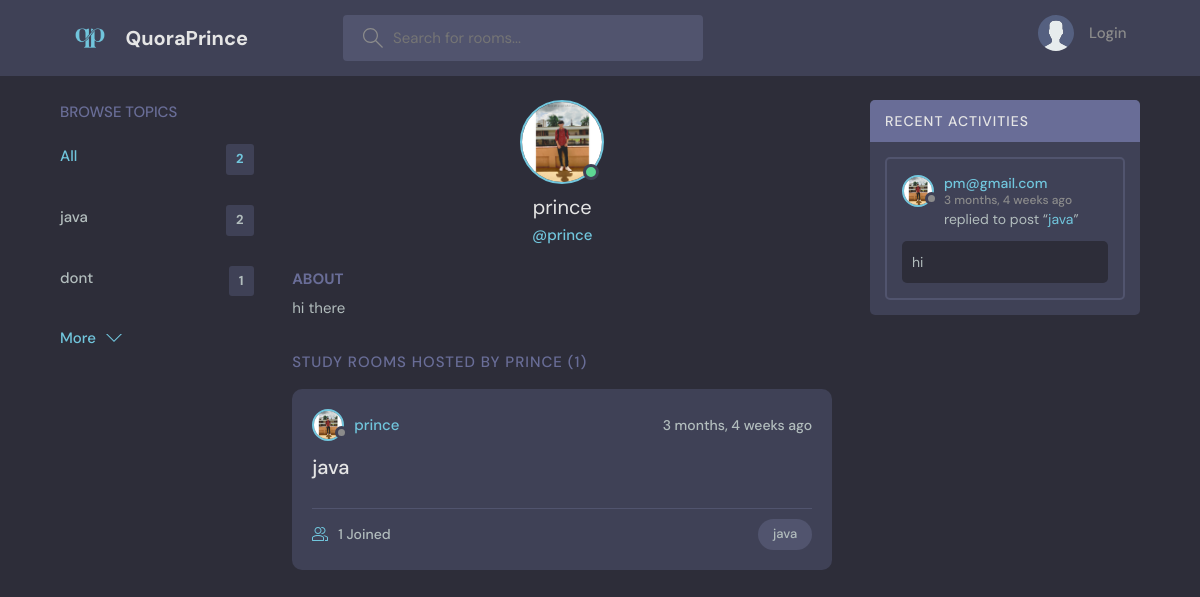
The page /profile/4/ on the database its author committed.
### base/models.py (models this page shows, shortened)
class Topic(models.Model):
    name = models.CharField(max_length=200)

class User(AbstractUser):
    name = models.CharField(max_length=200, null=True)
    email = models.EmailField(unique=True, null=True)
    bio = models.TextField(null=True)
    avatar = models.ImageField(null=True, default="avatar.svg")
    USERNAME_FIELD = 'email'
    REQUIRED_FIELDS = []

class Room(models.Model):
    host = models.ForeignKey(User, on_delete=models.SET_NULL, null=True)
    topic = models.ForeignKey(Topic, on_delete=models.SET_NULL, null=True)
    name = models.CharField(max_length=200)
    description = models.TextField(null=True, blank=True)
    participants = models.ManyToManyField(
        User, related_name='participants', blank=True)
    updated = models.DateTimeField(auto_now=True)
    created = models.DateTimeField(auto_now_add=True)
    class Meta:
        ordering = ['-updated', '-created']
    def __str__(self):
        return self.name

class Message(models.Model):
    user = models.ForeignKey(User, on_delete=models.CASCADE)
    room = models.ForeignKey(Room, on_delete=models.CASCADE)
    body = models.TextField()
    updated = models.DateTimeField(auto_now=True)
    created = models.DateTimeField(auto_now_add=True)
    class Meta:
        ordering = ['-updated', '-created']

### base/views.py (the view)
# urls.py: path('profile/<str:pk>/', views.userProfile, name='user-profile'),
def userProfile(req, pk):
    user = User.objects.get(id=pk)
    rooms = user.room_set.all()
    room_messages = user.message_set.all()
    topics = Topic.objects.all()
    context = {"user": user, 'rooms': rooms,
               'room_messages': room_messages, 'topics': topics}
    return render(req, 'base/profile.html', context)

### base/templates/base/profile.html (shortened to what this page needs)
{% extends 'main.html' %} {% block content %}
<main class="profile-page layout layout--3">
  <div class="container">
    {% include 'base/topics_component.html' %}
    <div class="roomList">
      <div class="profile">
        <div class="profile__avatar">
          <div class="avatar avatar--large active">
            <img src="{{user.avatar.url}}" />
          </div>
        </div>
        <div class="profile__info">
          <h3>{{user.name}}</h3>
          <p>@{{user.username}}</p>
        </div>
        <div class="profile__about">
          <h3>About</h3>
          <p>{{user.bio}}</p>
        </div>
      </div>
      <div class="roomList__header">
        <div>
          <h2>Study Rooms Hosted by {{user.username}} ({{rooms.count}})</h2>
        </div>
      </div>
      {% include 'base/feed_component.html' %}
    </div>
    {% include 'base/activity_component.html' %}
  </div>
</main>
{% endblock content %}

### templates/main.html (shortened to what this page needs)
<!DOCTYPE html>
{% load static %}
<html lang="en">
  <head>
    <link rel="stylesheet" href="{% static 'style/style.css' %}" />
  </head>
  <body>
    {% include 'navbar.html' %}  {% block content %} {% endblock content %}
  </body>
</html>

### templates/navbar.html (shortened to what this page needs)
{% load static %}
<header class="header header--loggedIn">
  <div class="container">
    <a href="{% url 'home' %}" class="header__logo">
      <img src="{% static 'images/logo.jpg' %}" />
      <h1>QuoraPrince</h1>
    </a>
    <form method="GET" action="{% url 'home' %}" class="header__search">
      <label>
        <input name="q" placeholder="Search for rooms..." />
      </label>
    </form>
    <nav class="header__menu">
      {% if request.user.is_authenticated %}
      <div class="header__user">
        <a href="{% url 'user-profile' request.user.id %}">
          <div class="avatar avatar--medium active">
            <img src="{{request.user.avatar.url}}" />
          </div>
          <p>
            {{request.user.username}}<span>@{{request.user.username}}</span>
          </p>
        </a>
        <button class="dropdown-button">
          <svg
            version="1.1"
            xmlns="http://www.w3.org/2000/svg"
            width="32"
            height="32"
            viewBox="0 0 32 32"
          >
            <title>chevron-down</title>
            <path d="M16 21l-13-13h-3l16 16 16-16h-3l-13 13z"></path>
          </svg>
        </button>
      </div>
      {% else %}
      <a href="{% url 'login' %}">
        <img src="{% static 'images/avatar.svg' %}" />
        <p>Login</p>
      </a>
      {% endif %}
    </nav>
  </div>
</header>

### base/templates/base/topics_component.html
<div class="topics">
  <div class="topics__header">
    <h2>Browse Topics</h2>
  </div>
  <ul class="topics__list">
    <li>
      <a href="{% url 'home' %}" class="active"
        >All <span>{{topics.count}}</span></a
      >
    </li>
    {% for topic in topics %}
    <li>
      <a href="{% url 'home' %}?q={{topic.name}}"
        >{{topic.name}} <span>{{topic.room_set.all.count}}</span></a
      >
    </li>
    {% endfor %}
  </ul>
  <a class="btn btn--link" href="{% url 'topics' %}">
    More
    <svg
      version="1.1"
      xmlns="http://www.w3.org/2000/svg"
      width="32"
      height="32"
      viewBox="0 0 32 32"
    >
      <title>chevron-down</title>
      <path d="M16 21l-13-13h-3l16 16 16-16h-3l-13 13z"></path>
    </svg>
  </a>
</div>

### base/templates/base/feed_component.html (shortened to what this page needs)
{% for room in rooms %}
<div class="roomListRoom">
  <div class="roomListRoom__header">
    <a
      href="{% url 'user-profile' room.host.id %}"
      class="roomListRoom__author"
    >
      <div class="avatar avatar--small">
        <img src="{{room.host.avatar.url}}" />
      </div>
      <span>{{room.host.username}}</span>
    </a>
    <div class="roomListRoom__actions">
      <span>{{room.created|timesince}} ago</span>
    </div>
  </div>
  <div class="roomListRoom__content">
    <a href="{% url 'room' room.id %}">{{room.name}}</a>
  </div>
  <div class="roomListRoom__meta">
    <a href="{% url 'room' room.id %}" class="roomListRoom__joined">
      {{room.participants.all.count}} Joined
    </a>
    <p class="roomListRoom__topic">{{room.topic.name}}</p>
  </div>
</div>
{% endfor %}

### base/templates/base/activity_component.html (shortened to what this page needs)
<div class="activities">
  <div class="activities__header">
    <h2>Recent Activities</h2>
  </div>
  {% for msg in room_messages %}
  <div class="activities__box">
    <div class="activities__boxHeader roomListRoom__header">
      <a
        href="{% url 'user-profile' msg.user.id %}"
        class="roomListRoom__author"
      >
        <div class="avatar avatar--small">
          <img src="{{msg.user.avatar.url}}" />
        </div>
        <p>
          {{msg.user}}
          <span>{{msg.created|timesince}} ago</span>
        </p>
      </a>
    </div>
    <div class="activities__boxContent">
      <p>
        replied to post “<a href="{% url 'room' msg.room.id %}">{{msg.room}}</a
        >”
      </p>
      <div class="activities__boxRoomContent">{{msg.body}}</div>
    </div>
  </div>
  {% endfor %}
</div>

### rows shown on the page
Topic: name "java", room_set.all.count "2"
Topic: name "dont", room_set.all.count "1"
User: avatar (picture), name "prince", username "prince", bio "hi there", username "PRINCE", count "1"
Room: host.avatar (picture), host.username "prince", created "3 months, 4 weeks", name "java", participants.all.count "1", topic.name "java"
Message: user.avatar (picture), user "pm@gmail.com", created "3 months, 4 weeks", room "java", body "hi"

### other values the page prints
{{ topics.count }} "2"
